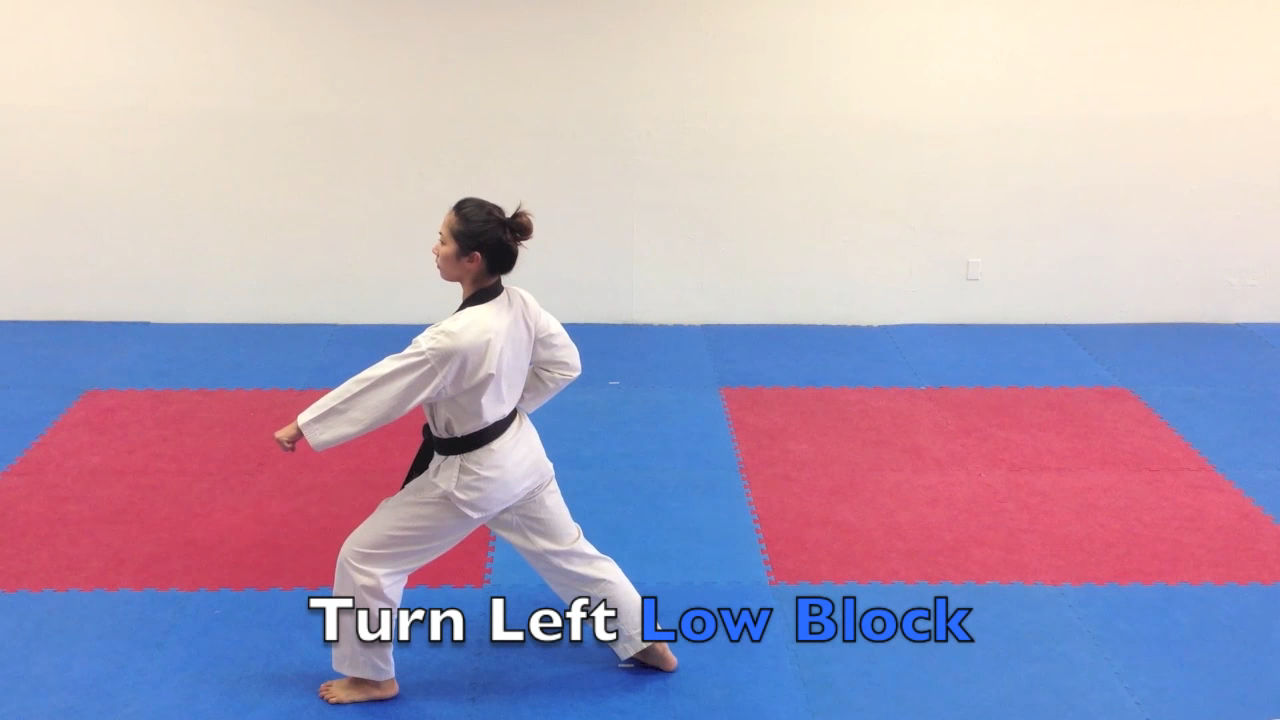
#> input picture Education/Taekwondo/images/Taegeuk_5/Taegeuk_5_Step_1.png, 1280 x 720 px; its folder holds 4 pictures in this run
$ python ResizePhoto.py
#> lines starting #> are read from the running program, lines starting #| are printed output that depends on the picture
from PIL import Image
import os

def resize_images_to_width(input_directory, output_directory, new_width=100):
    """
    Resize all images in the input directory to a fixed width, maintaining aspect ratio,
    and save them to the output directory with '_small' added to the filename.

    :param input_directory: Path to the directory containing original images
    :param output_directory: Path to the directory to save resized images
    :param new_width: Desired width of the resized images
    """
#> called with input_directory = 'Taegeuk_5', output_directory = 'Taegeuk_5', new_width = 100
    if not os.path.exists(output_directory):
        os.makedirs(output_directory)

    for filename in os.listdir(input_directory):
        if filename.lower().endswith(('.png', '.jpg', '.jpeg', '.bmp', '.gif')):
            input_path = os.path.join(input_directory, filename)
            output_filename = f"{os.path.splitext(filename)[0]}_small{os.path.splitext(filename)[1]}"
            output_path = os.path.join(output_directory, output_filename)

            try:
                with Image.open(input_path) as img:
                    # Calculate new height to maintain aspect ratio
#> img is the input picture: PIL image 1280x720 RGBA; mean R, G, B, A 177.9, 164.1, 186.2, 255
                    aspect_ratio = img.height / img.width
#> aspect_ratio = 0.562
                    new_height = int(new_width * aspect_ratio)
#> new_height = 56
                    resized_img = img.resize((new_width, new_height), Image.Resampling.LANCZOS)
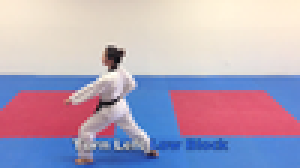
#> resized_img: PIL image 100x56 RGBA (shown 3 times larger); mean R, G, B, A 177.9, 164.1, 186.2, 255
                    resized_img.save(output_path)
                    print(f"Resized and saved: {output_path}")
            except Exception as e:
                print(f"Failed to process {filename}: {e}")
#> pass 2 of the loop in resize_images_to_width, `for filename in os.listdir(input_directory):`:
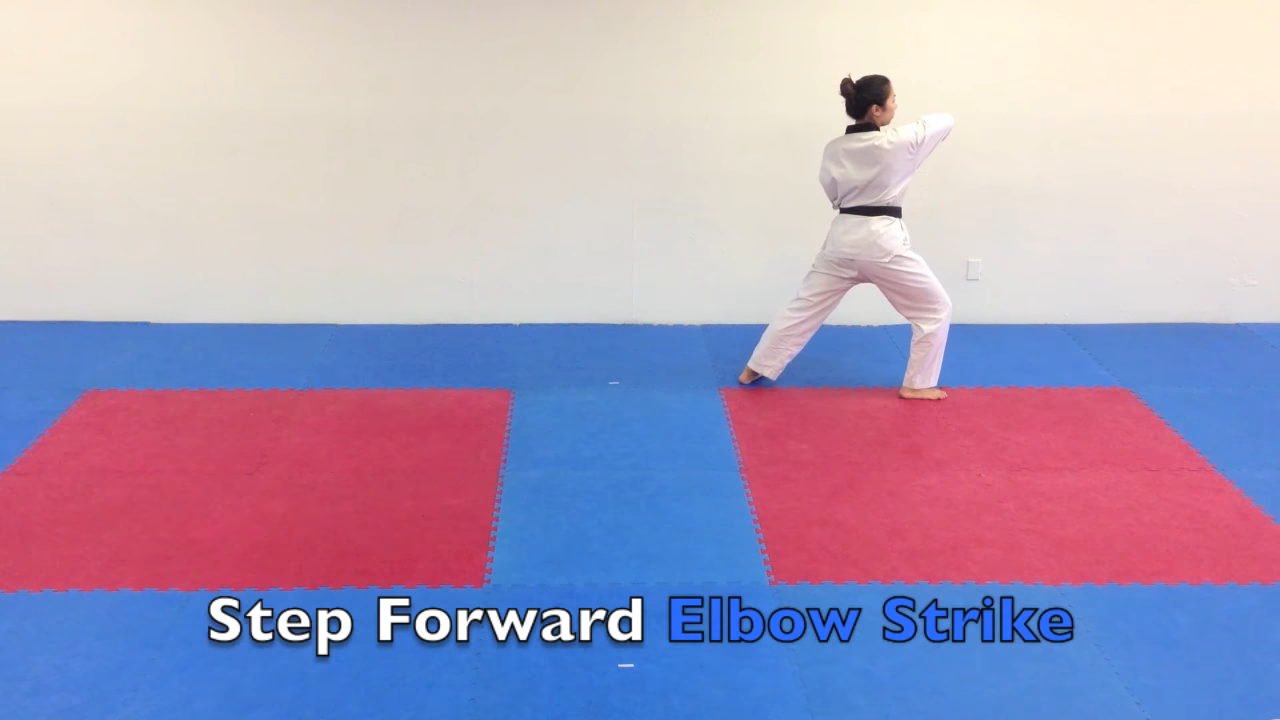
#> input picture Education/Taekwondo/images/Taegeuk_5/Taegeuk_5_Step_10.png, 1280 x 720 px
#> in resize_images_to_width, img is the input picture: PIL image 1280x720 RGBA; mean R, G, B, A 172.3, 158.7, 186.9, 255
#> in resize_images_to_width, `resized_img = img.resize((new_width, new_height), Image.Resampling.LAN..`:
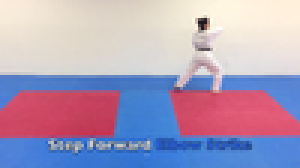
#> resized_img: PIL image 100x56 RGBA (shown 3 times larger); mean R, G, B, A 172.3, 158.7, 186.9, 255

# Example usage
resize_images_to_width('Taegeuk_5', 'Taegeuk_5', new_width=100)
